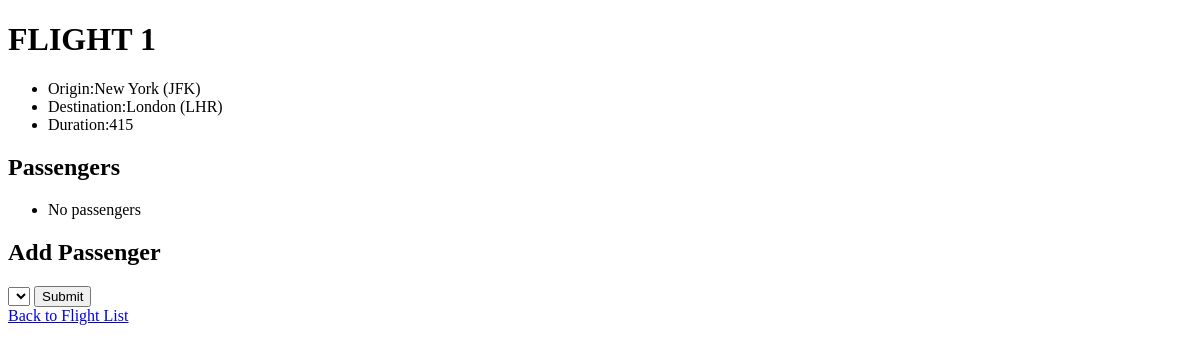
Before: /flights/1 with the older database file.
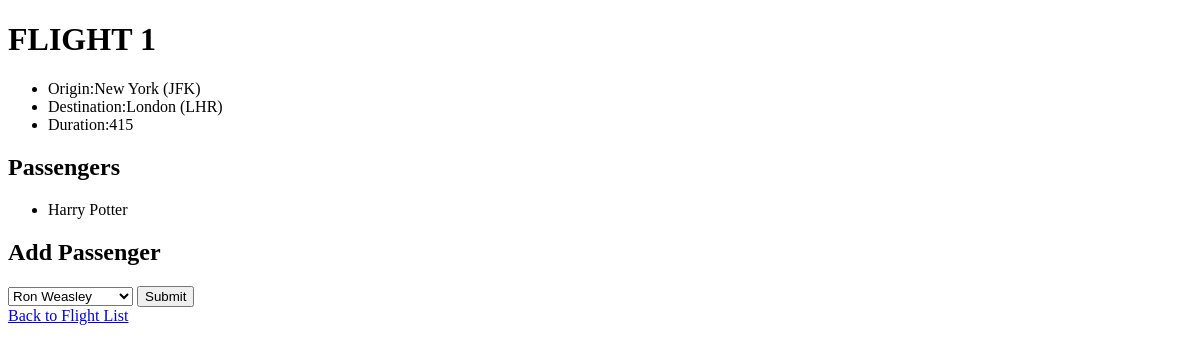
After: the same page with the newer database file.
### flights/models.py (models this page shows)
class Passenger(models.Model):
    firstname = models.CharField(max_length=64)
    lastname = models.CharField(max_length=64)
    fligths = ManyToManyField(Flight, blank=True, related_name="passengers")
    def __str__(self):
        return f"{self.firstname} {self.lastname}"

### flights/views.py (the view)
# urls.py: path("<int:flight_id>", views.flight, name='flight'),
def flight(request, flight_id):
    flight = Flight.objects.get(id=flight_id)
    passengers = flight.passengers.all()
    return render(request, "flights/flight.html", {
        "flight": flight,
        "passengers": passengers,
        "non_passengers": Passenger.objects.exclude(fligths=flight).all()
    })

### flights/models.py (called while the page is built)
    def __str__(self):
        return f"{self.city} ({self.code})"

### flights/templates/flights/flight.html (shortened to what this page needs)
{% extends "flights/layout.html" %}
{% block body %}
    <h1>FLIGHT {{flight.id}}</h1>
    <ul>
        <li>Origin:{{flight.origin}}</li>
        <li>Destination:{{flight.destination}}</li>
        <li>Duration:{{flight.duration}}</li>
    </ul>
    <h2>Passengers</h2>
    <ul>
        {% for passenger in passengers %}
            <li>{{passenger}}</li>
        {% empty %}
            <li>No passengers</li>
        {% endfor %}
    </ul>
    <h2>Add Passenger</h2>
    <form action="{% url 'book' flight.id %}" method="post">
        <select name="passenger" id="">
            {% for passenger in non_passengers %}
                <option value="{{ passenger.id }}">{{ passenger }}</option>
            {% endfor %}
        </select>
        <input type="submit">
    </form>
    <a href="{% url 'index' %}">Back to Flight List</a>
{% endblock %}

Changed rows visible on the page:
added Passenger: firstname+lastname "Harry Potter"
Other visible differences:
form field passenger: (not shown) → "Ron Weasley"
text no longer shown: "No passengers"
